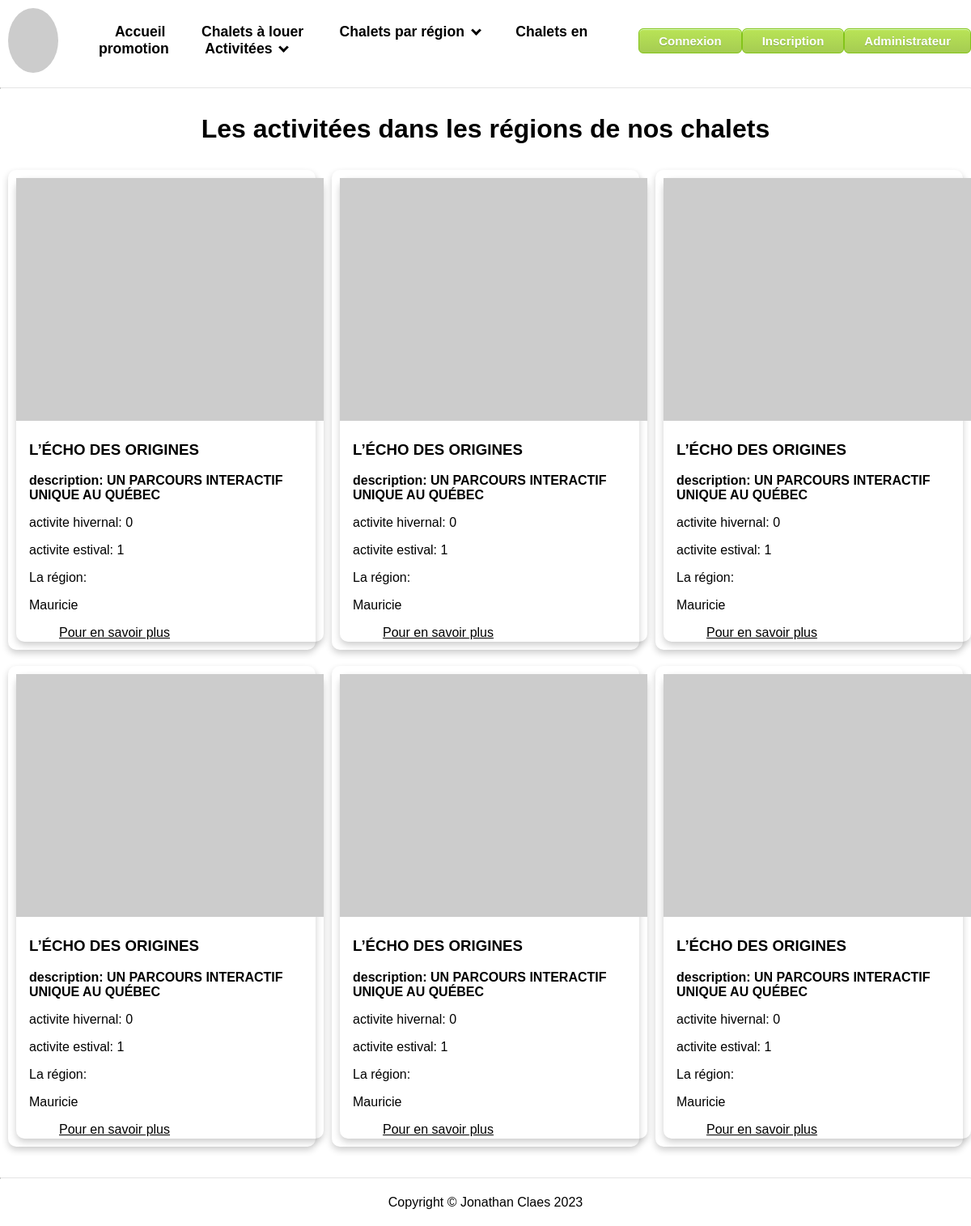
Screenshot of /liste_activite_index.php with the database file from the repository.
### tables this page shows
CREATE TABLE `activites` (
  `id` int NOT NULL,
  `nom_activite` varchar(50) NOT NULL,
  `description_activite` text NOT NULL,
  `hiver_activite` tinyint(1) NOT NULL,
  `ete_activite` tinyint(1) NOT NULL,
  `fk_region` int NOT NULL
);

CREATE TABLE `regions` (
  `id` int NOT NULL,
  `nom` varchar(50) NOT NULL
);

### modeles/activite.php (called while the page is built, shortened)
<?php
class modele_activite {
    public function __construct($id, $nom_activite, $description_activite, $hiver_activite, $ete_activite, $fk_region) {
        $this->id = $id;
        $this->nom_activite = $nom_activite;
        $this->description_activite = $description_activite;
        $this->hiver_activite = $hiver_activite;
        $this->ete_activite = $ete_activite;
        $this->nom_region = $this->getNomRegion($fk_region);
    }
    private function getNomRegion($fk_region) {
       $mysqli = self::connecter();
        if ($requete = $mysqli->prepare("SELECT nom FROM regions WHERE id = ?")) {
            $requete->bind_param("i", $fk_region);
            $requete->execute();
        $result = $requete->get_result();
        if ($enregistrement = $result->fetch_assoc()) {
             return $enregistrement['nom'];
            }
                }
        return '';
            }
    static function connecter() {
        $mysqli = new mysqli(Dd::$host, Dd::$username, Dd::$password, Dd::$database);
        return $mysqli;
    }
    public static function ObtenirUnAleatoire() {
        $mysqli = self::connecter();
        if ($requete = $mysqli->prepare("SELECT * FROM activites  ORDER BY RAND() LIMIT 1")) {
            $requete->execute();
            $result = $requete->get_result();
            if($enregistrement = $result->fetch_assoc()) {
                $activite = new modele_activite($enregistrement['id'], $enregistrement['nom_activite'], $enregistrement['description_activite'],$enregistrement['hiver_activite'], $enregistrement['ete_activite'], $enregistrement['fk_region']);
            } else {
                return null;
            }
        } else {
            echo "Une erreur a été détectée dans la requête utilisée : ";
            echo $mysqli->error;
            return null;
        }
        return $activite;
    }
}
?>

### vues/activite/fiche-index.php (the view)
<div class="card">
  <img src="https://picsum.photos/200" alt="une photo aléatoire">
  <div class="container">
    <h3><b> <?= $activite->nom_activite ?></b></h3>
    <h4>description: <?= $activite->description_activite ?></h4>
    <p>activite hivernal: <?= $activite->hiver_activite?></p>
    <p>activite estival: <?= $activite->ete_activite ?></p>
    <p>La région:<p> <?= $activite->nom_region ?></p>
</p>
    <a href="fiche_activite.php?id=<?= $activite->id ?>">Pour en savoir plus</a>
  </div>
</div>

### css/styles.css (style rules this page uses)
html { margin:0; padding:0 }
body { margin: 100px 0 0 0; padding: 20px 0; font-family: Arial, sans-serif; align-items: center; justify-content: center; }
.light-mode, .light-mode a, .light-mode header { background-color: white; color: black; }
.card { width:380px; border-radius: 10px; box-shadow: 0 4px 8px 0 rgba(0, 0, 0, 0.2); transition: 0.3s; margin:10px; }
.card img { width: 100%; height: 300px; object-fit: cover; }
.card .container { padding: 2px 16px; }
.card .container h4 { margin-top: 5px; margin-bottom: 5px; }
.card .container { margin-bottom: 10px; }
.card .container a { display: inline-block; margin: 0; text-align: right; min-width:50%; }

### rows the page displays
activites: nom_activite "L’ÉCHO DES ORIGINES L’ÉCHO DES ORIGINES L’ÉCHO DES ORIGINES L’ÉCHO DES ORIGINES L’ÉCHO DES ORIGINES L’ÉCHO DES ORIGINES", description_activite "UN PARCOURS INTERACTIF UNIQUE AU QUÉBEC UN PARCOURS INTERACTIF UNIQUE AU QUÉBEC UN PARCOURS INTERACTIF UNIQUE AU QUÉBEC UN PARCOURS INTERACTIF UNIQUE AU QUÉBEC UN PARCOURS INTERACTIF UNIQUE AU QUÉBEC UN PARCOURS INTERACTIF UNIQUE AU QUÉBEC", hiver_activite "0 0 0 0 0 0", ete_activite "1 1 1 1 1 1", fk_region.nom "Mauricie Mauricie Mauricie Mauricie Mauricie Mauricie"
